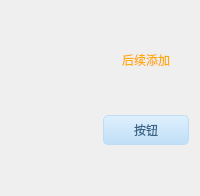
    <widget class="QFrame" name="frame13">
     <property name="styleSheet">
      <string notr="true">QFrame #frame13

{
background:transparent;border:1px solid white;
}</string>
     </property>
     <layout class="QGridLayout" name="gridLayout_7">
      <item row="0" column="1">
       <spacer name="verticalSpacer_37">
        <property name="orientation">
         <enum>Qt::Vertical</enum>
        </property>
        <property name="sizeHint" stdset="0">
         <size>
          <width>20</width>
          <height>40</height>
         </size>
        </property>
       </spacer>
      </item>
      <item row="2" column="1">
       <spacer name="verticalSpacer_38">
        <property name="orientation">
         <enum>Qt::Vertical</enum>
        </property>
        <property name="sizeHint" stdset="0">
         <size>
          <width>20</width>
          <height>40</height>
         </size>
        </property>
       </spacer>
      </item>
      <item row="1" column="0" rowspan="3">
       <widget class="QLabel" name="label_29">
        <property name="minimumSize">
         <size>
          <width>80</width>
          <height>80</height>
         </size>
        </property>
        <property name="maximumSize">
         <size>
          <width>180</width>
          <height>200</height>
         </size>
        </property>
        <property name="text">
         <string/>
        </property>
        <property name="pixmap">
         <pixmap resource="../../../res.qrc">:/res/res/image/image.png</pixmap>
        </property>
        <property name="scaledContents">
         <bool>true</bool>
        </property>
       </widget>
      </item>
      <item row="1" column="1" alignment="Qt::AlignHCenter">
       <widget class="QLabel" name="label_30">
        <property name="styleSheet">
         <string notr="true">font: 12pt &quot;迷你简行楷碑&quot;;
color: rgb(255, 170, 0);</string>
        </property>
        <property name="text">
         <string>后续添加</string>
        </property>
       </widget>
      </item>
      <item row="3" column="1">
       <widget class="QPushButton" name="pushButton_15">
        <property name="sizePolicy">
         <sizepolicy hsizetype="Preferred" vsizetype="Preferred">
          <horstretch>0</horstretch>
          <verstretch>0</verstretch>
         </sizepolicy>
        </property>
        <property name="minimumSize">
         <size>
          <width>50</width>
          <height>27</height>
         </size>
        </property>
        <property name="maximumSize">
         <size>
          <width>150</width>
          <height>90</height>
         </size>
        </property>
        <property name="styleSheet">
         <string notr="true">QPushButton,.QToolButton{
border-style:none;
border:1px solid #C0DCF2;
color:#386487;
padding:5px;
min-height:15px;
border-radius:5px;
background:qlineargradient(spread:pad,x1:0,y1:0,x2:0,y2:1,stop:0 #DEF0FE,stop:1 #C0DEF6);
font: 10pt &quot;迷你简小标宋&quot;;
}

QPushButton:hover,.QToolButton:hover{
background:qlineargradient(spread:pad,x1:0,y1:0,x2:0,y2:1,stop:0 #F2F9FF,stop:1 #DAEFFF);
}

QPushButton:pressed,.QToolButton:pressed{
background:qlineargradient(spread:pad,x1:0,y1:0,x2:0,y2:1,stop:0 #DEF0FE,stop:1 #C0DEF6);
}</string>
        </property>
        <property name="text">
         <string>按钮</string>
        </property>
       </widget>
      </item>
      <item row="4" column="1">
       <spacer name="verticalSpacer_39">
        <property name="orientation">
         <enum>Qt::Vertical</enum>
        </property>
        <property name="sizeHint" stdset="0">
         <size>
          <width>20</width>
          <height>40</height>
         </size>
        </property>
       </spacer>
      </item>
     </layout>
    </widget>
